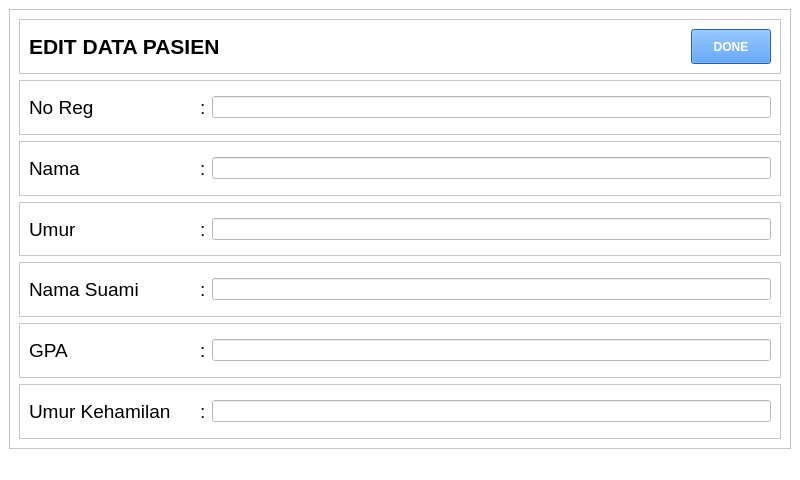
<?xml version="1.0" encoding="UTF-8"?>
<ui version="4.0">
 <class>MainWindow</class>
 <widget class="QMainWindow" name="MainWindow">
  <property name="geometry">
   <rect>
    <x>0</x>
    <y>0</y>
    <width>800</width>
    <height>480</height>
   </rect>
  </property>
  <property name="windowTitle">
   <string>MainWindow</string>
  </property>
  <property name="styleSheet">
   <string notr="true">background-color: rgb(255, 255, 255);</string>
  </property>
  <widget class="QWidget" name="centralwidget">
   <layout class="QVBoxLayout" name="verticalLayout">
    <item>
     <widget class="QFrame" name="frame_3">
      <property name="frameShape">
       <enum>QFrame::StyledPanel</enum>
      </property>
      <property name="frameShadow">
       <enum>QFrame::Raised</enum>
      </property>
      <layout class="QVBoxLayout" name="verticalLayout_2">
       <item>
        <widget class="QFrame" name="frame_8">
         <property name="frameShape">
          <enum>QFrame::StyledPanel</enum>
         </property>
         <property name="frameShadow">
          <enum>QFrame::Raised</enum>
         </property>
         <layout class="QHBoxLayout" name="horizontalLayout_7">
          <item>
           <widget class="QLabel" name="label">
            <property name="font">
             <font>
              <pointsize>16</pointsize>
              <weight>75</weight>
              <bold>true</bold>
             </font>
            </property>
            <property name="text">
             <string>EDIT DATA PASIEN</string>
            </property>
           </widget>
          </item>
          <item>
           <widget class="QPushButton" name="btn_done">
            <property name="sizePolicy">
             <sizepolicy hsizetype="Minimum" vsizetype="Minimum">
              <horstretch>0</horstretch>
              <verstretch>0</verstretch>
             </sizepolicy>
            </property>
            <property name="minimumSize">
             <size>
              <width>0</width>
              <height>20</height>
             </size>
            </property>
            <property name="maximumSize">
             <size>
              <width>80</width>
              <height>16777215</height>
             </size>
            </property>
            <property name="font">
             <font>
              <weight>75</weight>
              <bold>true</bold>
             </font>
            </property>
            <property name="styleSheet">
             <string notr="true">
background-color: rgb(53, 132, 228);
color: rgb(255, 255, 255);</string>
            </property>
            <property name="text">
             <string>DONE</string>
            </property>
            <property name="iconSize">
             <size>
              <width>18</width>
              <height>18</height>
             </size>
            </property>
           </widget>
          </item>
         </layout>
        </widget>
       </item>
       <item>
        <widget class="QFrame" name="frame">
         <property name="frameShape">
          <enum>QFrame::StyledPanel</enum>
         </property>
         <property name="frameShadow">
          <enum>QFrame::Raised</enum>
         </property>
         <layout class="QHBoxLayout" name="horizontalLayout">
          <item>
           <widget class="QLabel" name="label_2">
            <property name="minimumSize">
             <size>
              <width>165</width>
              <height>0</height>
             </size>
            </property>
            <property name="maximumSize">
             <size>
              <width>16777215</width>
              <height>16777215</height>
             </size>
            </property>
            <property name="font">
             <font>
              <pointsize>14</pointsize>
             </font>
            </property>
            <property name="text">
             <string>No Reg</string>
            </property>
           </widget>
          </item>
          <item>
           <widget class="QLabel" name="label_3">
            <property name="font">
             <font>
              <pointsize>14</pointsize>
             </font>
            </property>
            <property name="text">
             <string>:</string>
            </property>
           </widget>
          </item>
          <item>
           <widget class="QLineEdit" name="in_noreg"/>
          </item>
         </layout>
        </widget>
       </item>
       <item>
        <widget class="QFrame" name="frame_2">
         <property name="frameShape">
          <enum>QFrame::StyledPanel</enum>
         </property>
         <property name="frameShadow">
          <enum>QFrame::Raised</enum>
         </property>
         <layout class="QHBoxLayout" name="horizontalLayout_2">
          <item>
           <widget class="QLabel" name="label_4">
            <property name="minimumSize">
             <size>
              <width>165</width>
              <height>0</height>
             </size>
            </property>
            <property name="maximumSize">
             <size>
              <width>16777215</width>
              <height>16777215</height>
             </size>
            </property>
            <property name="font">
             <font>
              <pointsize>14</pointsize>
             </font>
            </property>
            <property name="text">
             <string>Nama</string>
            </property>
           </widget>
          </item>
          <item>
           <widget class="QLabel" name="label_5">
            <property name="font">
             <font>
              <pointsize>14</pointsize>
             </font>
            </property>
            <property name="text">
             <string>:</string>
            </property>
           </widget>
          </item>
          <item>
           <widget class="QLineEdit" name="in_nama"/>
          </item>
         </layout>
        </widget>
       </item>
       <item>
        <widget class="QFrame" name="frame_4">
         <property name="frameShape">
          <enum>QFrame::StyledPanel</enum>
         </property>
         <property name="frameShadow">
          <enum>QFrame::Raised</enum>
         </property>
         <layout class="QHBoxLayout" name="horizontalLayout_3">
          <item>
           <widget class="QLabel" name="label_6">
            <property name="minimumSize">
             <size>
              <width>165</width>
              <height>0</height>
             </size>
            </property>
            <property name="maximumSize">
             <size>
              <width>16777215</width>
              <height>16777215</height>
             </size>
            </property>
            <property name="font">
             <font>
              <pointsize>14</pointsize>
             </font>
            </property>
            <property name="text">
             <string>Umur</string>
            </property>
           </widget>
          </item>
          <item>
           <widget class="QLabel" name="label_7">
            <property name="font">
             <font>
              <pointsize>14</pointsize>
             </font>
            </property>
            <property name="text">
             <string>:</string>
            </property>
           </widget>
          </item>
          <item>
           <widget class="QLineEdit" name="in_umur"/>
          </item>
         </layout>
        </widget>
       </item>
       <item>
        <widget class="QFrame" name="frame_5">
         <property name="frameShape">
          <enum>QFrame::StyledPanel</enum>
         </property>
         <property name="frameShadow">
          <enum>QFrame::Raised</enum>
         </property>
         <layout class="QHBoxLayout" name="horizontalLayout_4">
          <item>
           <widget class="QLabel" name="label_8">
            <property name="minimumSize">
             <size>
              <width>165</width>
              <height>0</height>
             </size>
            </property>
            <property name="maximumSize">
             <size>
              <width>16777215</width>
              <height>16777215</height>
             </size>
            </property>
            <property name="font">
             <font>
              <pointsize>14</pointsize>
             </font>
            </property>
            <property name="text">
             <string>Nama Suami</string>
            </property>
           </widget>
          </item>
          <item>
           <widget class="QLabel" name="label_9">
            <property name="font">
             <font>
              <pointsize>14</pointsize>
             </font>
            </property>
            <property name="text">
             <string>:</string>
            </property>
           </widget>
          </item>
          <item>
           <widget class="QLineEdit" name="in_suami"/>
          </item>
         </layout>
        </widget>
       </item>
       <item>
        <widget class="QFrame" name="frame_6">
         <property name="frameShape">
          <enum>QFrame::StyledPanel</enum>
         </property>
         <property name="frameShadow">
          <enum>QFrame::Raised</enum>
         </property>
         <layout class="QHBoxLayout" name="horizontalLayout_5">
          <item>
           <widget class="QLabel" name="label_10">
            <property name="minimumSize">
             <size>
              <width>165</width>
              <height>0</height>
             </size>
            </property>
            <property name="maximumSize">
             <size>
              <width>16777215</width>
              <height>16777215</height>
             </size>
            </property>
            <property name="font">
             <font>
              <pointsize>14</pointsize>
             </font>
            </property>
            <property name="text">
             <string>GPA</string>
            </property>
           </widget>
          </item>
          <item>
           <widget class="QLabel" name="label_11">
            <property name="font">
             <font>
              <pointsize>14</pointsize>
             </font>
            </property>
            <property name="text">
             <string>:</string>
            </property>
           </widget>
          </item>
          <item>
           <widget class="QLineEdit" name="in_gpa"/>
          </item>
         </layout>
        </widget>
       </item>
       <item>
        <widget class="QFrame" name="frame_7">
         <property name="frameShape">
          <enum>QFrame::StyledPanel</enum>
         </property>
         <property name="frameShadow">
          <enum>QFrame::Raised</enum>
         </property>
         <layout class="QHBoxLayout" name="horizontalLayout_6">
          <item>
           <widget class="QLabel" name="label_12">
            <property name="minimumSize">
             <size>
              <width>165</width>
              <height>0</height>
             </size>
            </property>
            <property name="maximumSize">
             <size>
              <width>16777215</width>
              <height>16777215</height>
             </size>
            </property>
            <property name="font">
             <font>
              <pointsize>14</pointsize>
             </font>
            </property>
            <property name="text">
             <string>Umur Kehamilan</string>
            </property>
           </widget>
          </item>
          <item>
           <widget class="QLabel" name="label_13">
            <property name="font">
             <font>
              <pointsize>14</pointsize>
             </font>
            </property>
            <property name="text">
             <string>:</string>
            </property>
           </widget>
          </item>
          <item>
           <widget class="QLineEdit" name="in_umurkehamilan"/>
          </item>
         </layout>
        </widget>
       </item>
      </layout>
     </widget>
    </item>
   </layout>
  </widget>
  <widget class="QStatusBar" name="statusbar"/>
 </widget>
 <resources/>
 <connections/>
</ui>
